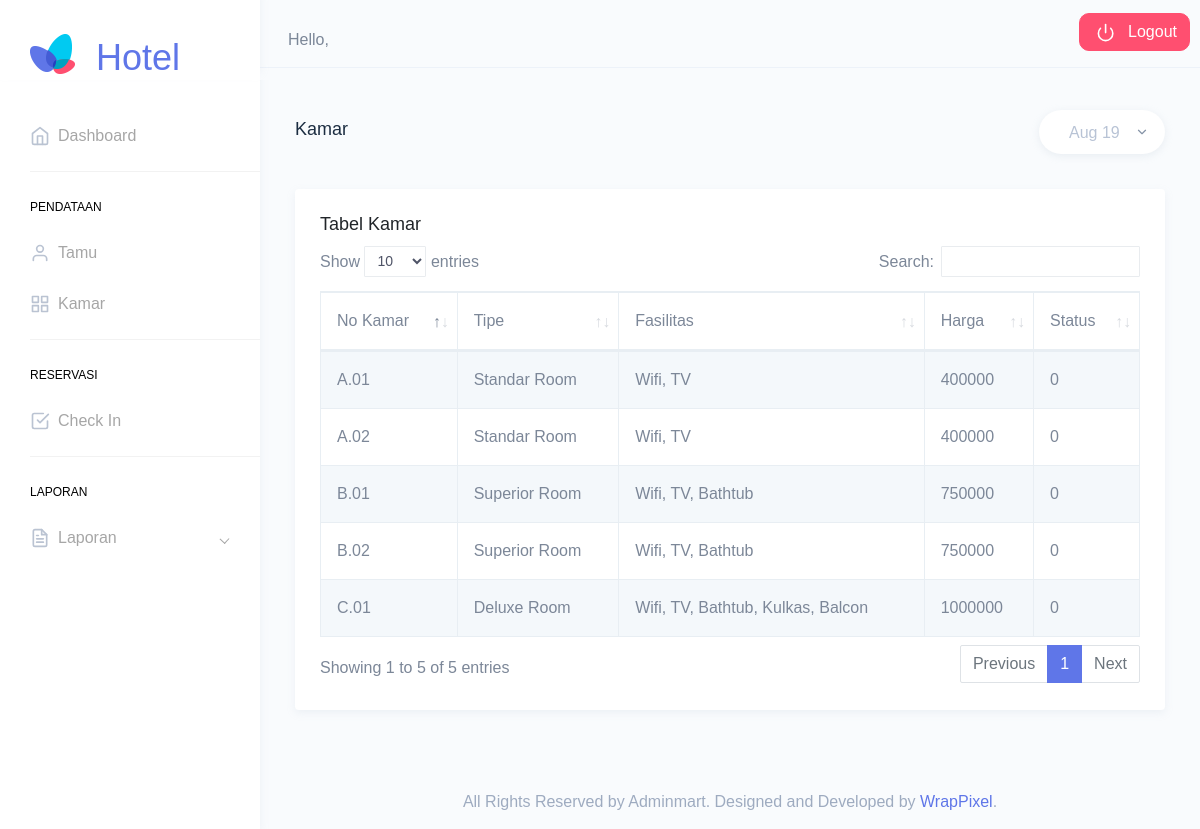
/index.php/kamar, run on an earlier commit of the app's database.
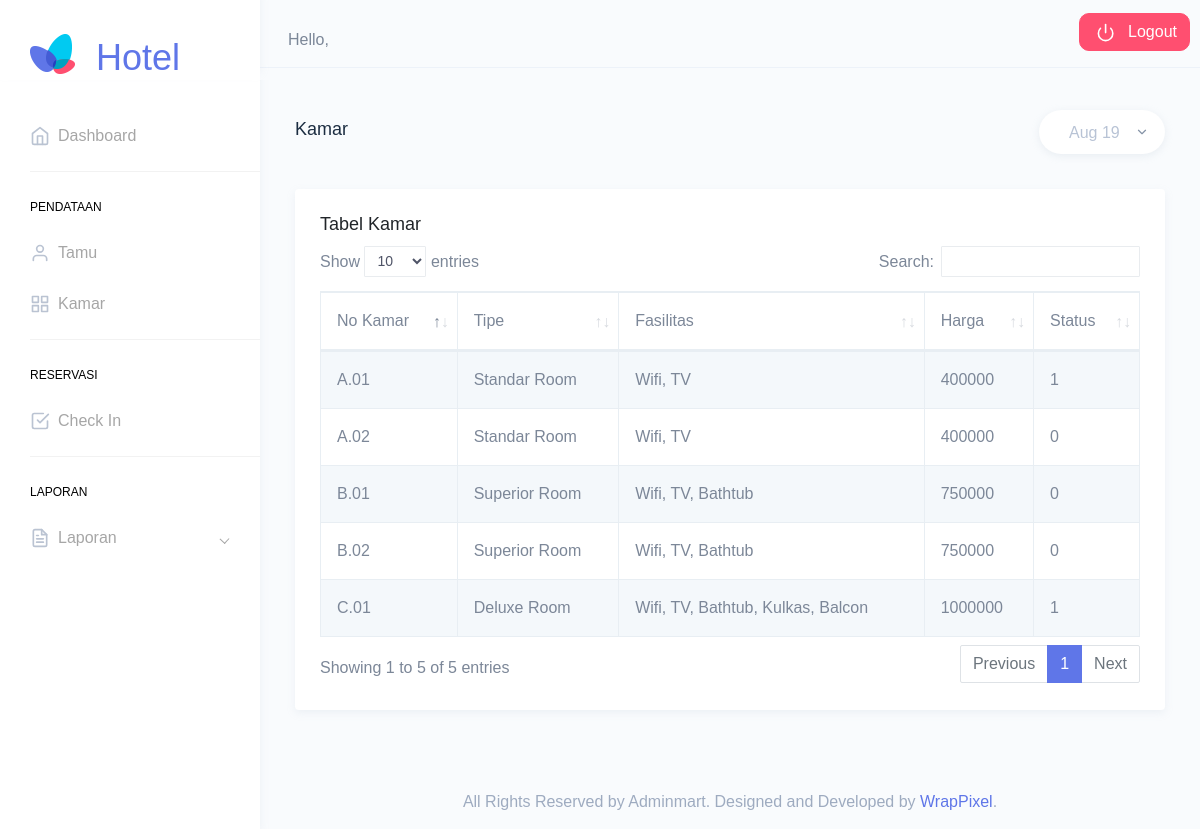
And on a later commit of the database.
### tables this page shows
CREATE TABLE `kamar` (
    `id_kamar` int(11) NOT NULL,
    `no_kamar` varchar(20) NOT NULL,
    `tipe` varchar(100) NOT NULL,
    `fasilitas` text NOT NULL,
    `harga` int(11) NOT NULL,
    `status` int(11) NOT NULL
);

### application/libraries/template.php (called while the page is built)
<?php if (!defined('BASEPATH')) exit('No direct script access allowed');
class Template
{
  var $template_data = array();
  function set($name, $value)
  {
    $this->template_data[$name] = $value;
  }
  function load($template = '', $view = '', $view_data = array(), $return = FALSE)
  {
    $this->CI = &get_instance();
    $this->set('contents', $this->CI->load->view($view, $view_data, TRUE));
    return $this->CI->load->view($template, $this->template_data, $return);
  }
}

### application/controllers/Kamar.php (called while the page is built, shortened)
<?php
class Kamar extends CI_Controller
{
  public function index()
  {
    $data = [
      'title' => 'Kamar',
      'user' => $this->db->get_where('user', ['username' => $this->session->userdata('username')])->row_array(),
      'kamar' => $this->kamar->getKamar()
    ];
    $this->template->load('templates/templates', 'kamar/index', $data);
  }
}

### index.php (called while the page is built, shortened)
<?php
require_once BASEPATH.'core/CodeIgniter.php';

### application/models/Kamar_model.php (called while the page is built)
<?php
class Kamar_model extends CI_Model
{
  public function getKamar()
  {
    return $this->db->get('kamar')->result_array();
  }
}

### application/views/kamar/index.php (the view, shortened to what this page needs)
<div class="container-fluid">
  <div class="row">
    <div class="col-12">
      <div class="card">
        <div class="card-body">
          <h4 class="card-title">Tabel Kamar</h4>
          <div class="table-responsive">
            <table id="zero_config" class="table table-striped table-bordered no-wrap">
              <thead>
                <tr>
                  <th>No Kamar</th>
                  <th>Tipe</th>
                  <th>Fasilitas</th>
                  <th>Harga</th>
                  <th>Status</th>
                </tr>
              </thead>
              <tbody>
                <?php foreach ($kamar as $k) : ?>
                  <tr>
                    <td><?= $k['no_kamar'] ?></td>
                    <td><?= $k['tipe'] ?></td>
                    <td><?= $k['fasilitas'] ?></td>
                    <td><?= $k['harga'] ?></td>
                    <td><?= $k['status'] ?></td>
                  </tr>
                <?php endforeach; ?>
              </tbody>
            </table>
          </div>
        </div>
      </div>
    </div>
  </div>
</div>

### application/views/templates/templates.php (shortened to what this page needs)
<!DOCTYPE html>
<html dir="ltr" lang="en">
<head>
  <link href="<?= base_url('assets') ?>/extra-libs/datatables.net-bs4/css/dataTables.bootstrap4.css" rel="stylesheet">
  <link href="<?= base_url('assets') ?>/dist/css/style.min.css" rel="stylesheet">
</head>
<body>
  <div id="main-wrapper" data-theme="light" data-layout="vertical" data-navbarbg="skin6" data-sidebartype="full" data-sidebar-position="fixed" data-header-position="fixed" data-boxed-layout="full">
    <header class="topbar" data-navbarbg="skin6">
      <nav class="navbar top-navbar navbar-expand-md">
        <div class="navbar-header" data-logobg="skin6">
          <div class="navbar-brand">
            <a href="index.html" style="display: flex;margin-top:35px">
              <b class="logo-icon">
                <img src="<?= base_url('assets') ?>/images/logo-icon.png" alt="homepage" class="dark-logo" />
              </b>
              <span class="logo-text mt-4 m-3">
                <h1>Hotel</h1>
              </span>
            </a>
          </div>
        </div>
        <div class="navbar-collapse collapse" id="navbarSupportedContent">
          <ul class="navbar-nav float-left mr-auto ml-3 pl-1">
            <span class="ml-2 d-none d-lg-inline-block"><span>Hello,</span> <span class="text-dark"><?= $user['username'] ?></span>
          </ul>
          <ul class="navbar-nav float-right">
            <li class="nav-item dropdown">
              <a class="btn btn-danger mb-3" style="border-radius: 10px;" href="<?= base_url('login/logout') ?>"><i data-feather="power" class="svg-icon mr-2 ml-1"></i>
                Logout</a>
            </li>
          </ul>
        </div>
      </nav>
    </header>
    <aside class="left-sidebar" data-sidebarbg="skin6">
      <div class="scroll-sidebar" data-sidebarbg="skin6">
        <nav class="sidebar-nav">
          <ul id="sidebarnav">
            <li class="sidebar-item"> <a class="sidebar-link sidebar-link" href="<?= base_url() ?>" aria-expanded="false"><i data-feather="home" class="feather-icon"></i><span class="hide-menu">Dashboard</span></a></li>
            <li class="list-divider"></li>
            <li class="nav-small-cap"><span class="hide-menu">Pendataan</span></li>
            <li class="sidebar-item"> <a class="sidebar-link" href="<?= base_url('tamu') ?>" aria-expanded="false"><i data-feather="user" class="feather-icon"></i><span class="hide-menu">Tamu
                </span></a>
            </li>
            <li class="sidebar-item"> <a class="sidebar-link sidebar-link" href="<?= base_url('kamar') ?>" aria-expanded="false"><i data-feather="grid" class="feather-icon"></i><span class="hide-menu">Kamar</span></a></li>
            <li class="list-divider"></li>
            <li class="nav-small-cap"><span class="hide-menu">Reservasi</span></li>
            <li class="sidebar-item"> <a class="sidebar-link" href="<?= base_url('check_in') ?>" aria-expanded="false"><i data-feather="check-square" class="feather-icon"></i><span class="hide-menu">Check In
                </span></a>
            </li>
            <li class="list-divider"></li>
            <li class="nav-small-cap"><span class="hide-menu">Laporan</span></li>
            <li class="sidebar-item"> <a class="sidebar-link has-arrow" href="javascript:void(0)" aria-expanded="false"><i data-feather="file-text" class="feather-icon"></i><span class="hide-menu">Laporan</span></a>
            </li>
          </ul>
        </nav>
      </div>
    </aside>
    <div class="page-wrapper">
      <div class="page-breadcrumb">
        <div class="row">
          <div class="col-7 align-self-center">
            <h4 class="page-title text-truncate text-dark font-weight-medium mb-1"><?= $title; ?></h4>
          </div>
          <div class="col-5 align-self-center">
            <div class="customize-input float-right">
              <select class="custom-select custom-select-set form-control bg-white border-0 custom-shadow custom-radius">
                <option>Aug 19</option>
              </select>
            </div>
          </div>
        </div>
      </div>
      <?= $contents; ?>
      <footer class="footer text-center text-muted">
        All Rights Reserved by Adminmart. Designed and Developed by <a href="https://wrappixel.com">WrapPixel</a>.
      </footer>
    </div>
  </div>
</body>
</html>

What changed in the data, as far as the page shows it:
changed kamar "A.01": status "0" → "1"
changed kamar "Deluxe Room": status "0" → "1"
